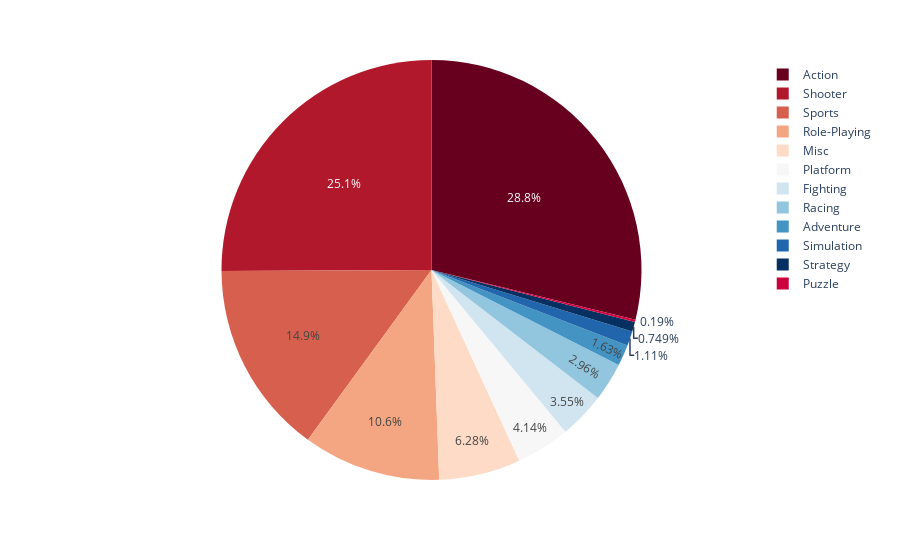

Source (notebook cell):
### Code cell
fig = px.pie(df_actual, values='na_sales', names='genre', color_discrete_sequence=px.colors.sequential.RdBu)
fig.show()

### Figure 1 — Plotly figure (JSON) as saved in the notebook; plotly's stock layout.template omitted (floating-point values rounded to 4 significant figures; data arrays with more than 128 entries replaced by an {"elided": "..."} marker saying what was removed)
{"data": [{"domain": {"x": [0, 1], "y": [0, 1]}, "hovertemplate": "genre=%{label}<br>na_sales=%{value}<extra></extra>", "labels": {"elided": "2233 str values"}, "legendgroup": "", "name": "", "showlegend": true, "type": "pie", "values": {"elided": "2233 float values"}}], "layout": {"legend": {"tracegroupgap": 0}, "margin": {"t": 60}, "piecolorway": ["rgb(103,0,31)", "rgb(178,24,43)", "rgb(214,96,77)", "rgb(244,165,130)", "rgb(253,219,199)", "rgb(247,247,247)", "rgb(209,229,240)", "rgb(146,197,222)", "rgb(67,147,195)", "rgb(33,102,172)", "rgb(5,48,97)"]}}
